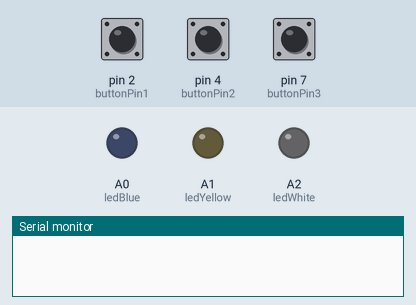
Simulated run of this sketch. Board: Arduino Uno, built with avr-gcc and run on an emulated ATmega328P. Parts: output pins drawn as LEDs (lit = HIGH), the last lines printed to the serial monitor. Dashed ring = blinking. Inputs (shaded band) come from the test bench; at power-on: pin 4 (buttonPin2) HIGH, pin 2 (buttonPin1) LOW, pin 7 (buttonPin3) HIGH. Storage starts empty; the audio player accepts every command and is not drawn.

Above: at 1.2 s.
1.3 s: pin 4 (buttonPin2) pulled LOW for 0.15 s
At 2.2 s:
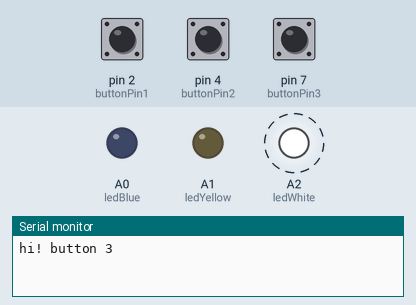
Timing chart, 0 to 12.0 s (numbered marks = the images above; inputs shaded):
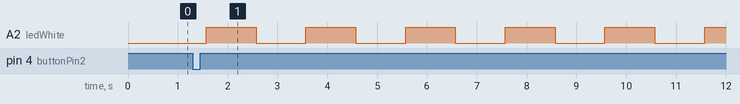

The sketch:

ALL_IN_CODE_MEDIALAB.ino
```cpp
#include <SD.h>                      // need to include the SD library
//#define SD_ChipSelectPin 53  //example uses hardware SS pin 53 on Mega2560
//#define SD_ChipSelectPin 10  //using digital pin 4 on arduino nano 328
#include <TMRpcm.h>           //  also need to include this library...
#include <SPI.h>

TMRpcm tmrpcm;   // create an object for use in this sketch
char mychar;

int CS_PIN = 10;
File file;

//BUTTON
//#define buttonTOP A3
//#define buttonMID A4
//#define buttonBOT A5

const int buttonPin1 = 2;
const int buttonPin2 = 4;
const int buttonPin3 = 7;

//LED
const int ledBlue =  A0;      // the number of the LED pin
const int ledYellow =  A1;
const int ledWhite =  A2;

// Variables will change :
int ledState = LOW;


int buttonState1 = 0;
int buttonState2 = 0;
int buttonState3 = 0;


int var=0;
int var1=0;


void setup(){

pinMode(ledBlue, OUTPUT);
pinMode(ledYellow, OUTPUT);
pinMode(ledWhite, OUTPUT);

//  pinMode(buttonTOP, INPUT);
//  pinMode(buttonMID, INPUT);
//  pinMode(buttonBOT, INPUT);

  pinMode(buttonPin1, INPUT);
  pinMode(buttonPin2, INPUT);
  pinMode(buttonPin3, INPUT);

tmrpcm.speakerPin = 9; //11 on Mega, 9 on Uno, Nano, etc

  pinMode(CS_PIN, OUTPUT);
 SD.begin();


     tmrpcm.play("intro.wav");

  Serial.begin(9600);

  }

void loop(){

    tmrpcm.speakerPin = 9; //11 on Mega, 9 on Uno, Nano, etc

  pinMode(CS_PIN, OUTPUT);

//  int buttonState1 = analogRead(buttonTOP);
//    int buttonState2 = analogRead(buttonMID);
//      int buttonState3 = analogRead(buttonBOT);
//
//        float voltage1 = buttonState1 ;
//          float voltage2 = buttonState3 ;
//            float voltage3 = buttonState3 ;

  buttonState1 = digitalRead(buttonPin1);
    buttonState2 = digitalRead(buttonPin2);
      buttonState3 = digitalRead(buttonPin3);

      if(buttonState1 == HIGH && buttonState2 == LOW && buttonState3 == LOW){
        Serial.println("hi! button 1");
            analogWrite(ledBlue, 255);
        analogWrite(ledYellow, 0);
            analogWrite(ledWhite, 0);
    delay(250);

    SD.begin();


     tmrpcm.play("blauw.wav"); //the sound file "music" will play each time the arduino powers up, or is reset

      }


       else if (buttonState1 == LOW && buttonState2 == HIGH && buttonState3 == LOW){
          Serial.println("hi! button 2");
          analogWrite(ledBlue, 0);
          analogWrite(ledYellow, 0);
          analogWrite(ledWhite, 0);


          SD.begin();

          tmrpcm.play("afspraak.wav"); //the sound file "music" will play each time the arduino powers up, or is reset


          delay(250);

       }
      else  if (buttonState1 == LOW && buttonState2 == LOW && buttonState3 == HIGH) {
        Serial.println("hi! button 3");
        analogWrite(ledBlue, 0);
        analogWrite(ledYellow, 0);

        delay(250);

        SD.begin();

     tmrpcm.play("rood.wav"); //the sound file "music" will play each time the arduino powers up, or is reset

analogWrite(ledWhite, 255);
            delay(1000);
                    analogWrite(ledWhite, 0);
            delay(1000);
                    analogWrite(ledWhite, 255);
                    delay(1000);
                    analogWrite(ledWhite, 0);
            delay(1000);
                    analogWrite(ledWhite, 255);
                                       delay(1000);
                    analogWrite(ledWhite, 0);
            delay(1000);
                    analogWrite(ledWhite, 255);
                                       delay(1000);
                    analogWrite(ledWhite, 0);
            delay(1000);
                    analogWrite(ledWhite, 255);
                                       delay(1000);
                    analogWrite(ledWhite, 0);
            delay(1000);
                    analogWrite(ledWhite, 255);
      }


}
//
//void initializeSD()
//
//{
//
//
//  if (SD.begin())
//  {
//    Serial.println("SD card is ready to use.");
//     tmrpcm.play("22hz.wav"); //the sound file "music" will play each time the arduino powers up, or is reset
//     Serial.println("Afspelen....");
//  } else
//  {
//    Serial.println("SD card initialization failed");
//  }
//}
```

Measured:
- after the input at 1.3 s, A2 (ledWhite): alternates HIGH for 1.0 s and LOW for 1.0 s, starting after 0.27 s
